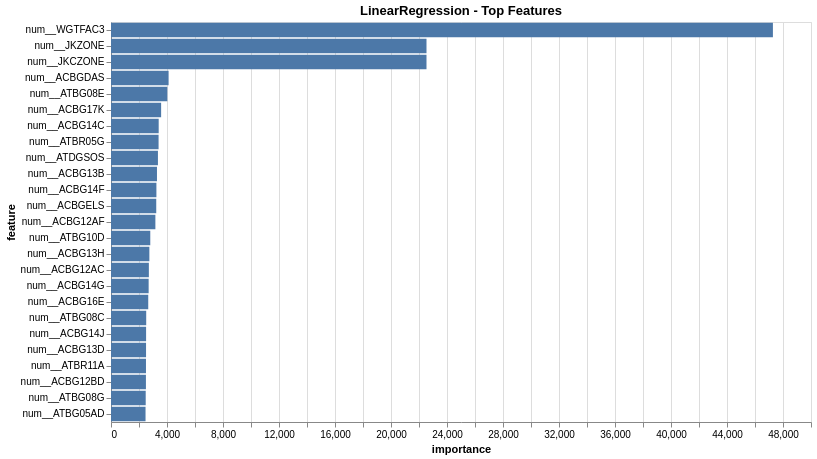
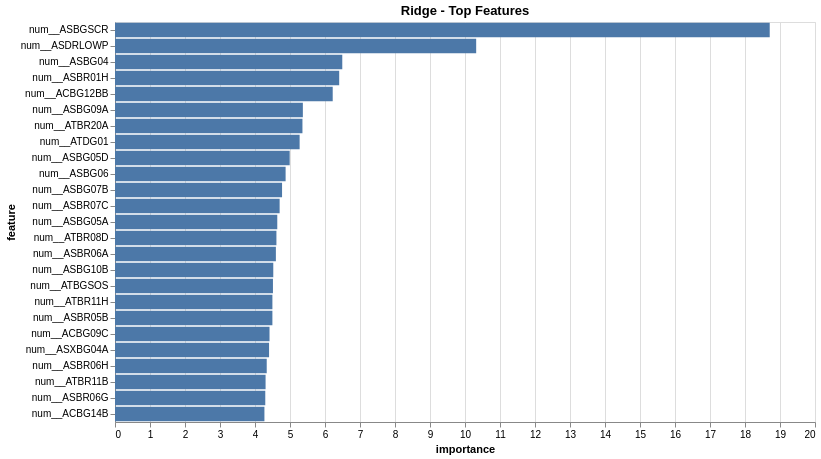
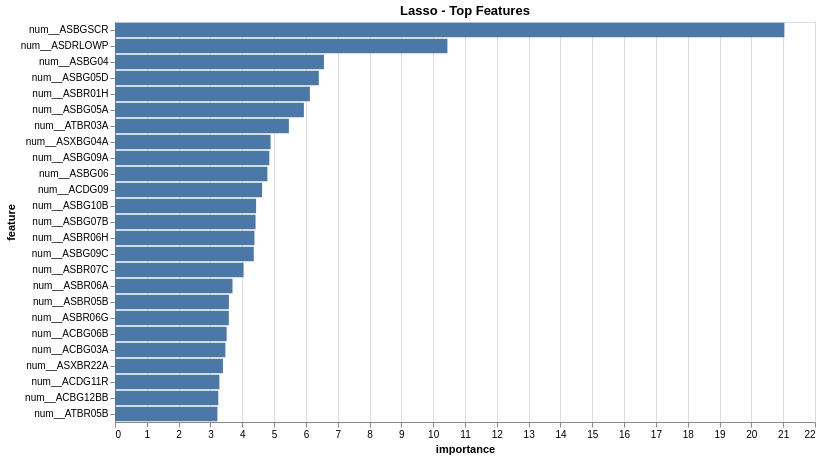
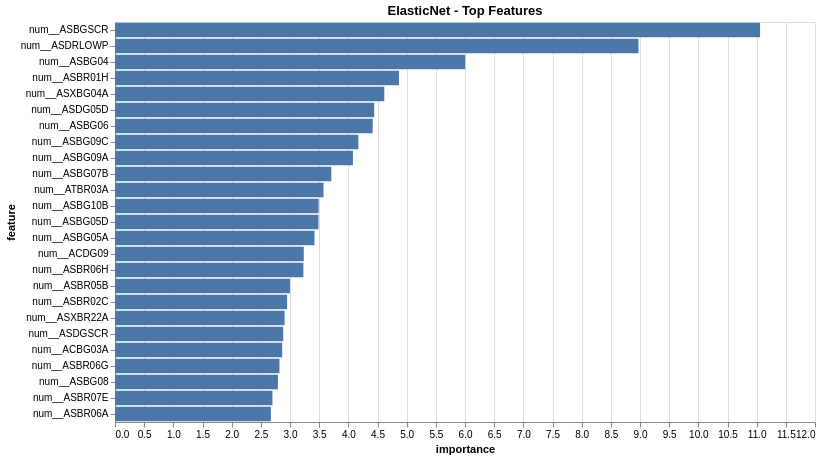

Notebook code cell kept with these figures, in order:
### Markdown cell above
## Feature Importance
We use model-native importance when available (`feature_importances_` or `coef_`). Otherwise we compute permutation importance on the test set.

### Code cell
def get_feature_names(preproc_pipeline):
    ct = preproc_pipeline.named_steps['preprocessor']
    try:
        feature_names = ct.get_feature_names_out()
        return np.array(feature_names)
    except Exception:
        feature_names = []
        num_feats = ct.transformers_[0][2]
        feature_names.extend(num_feats)
        if len(ct.transformers_) > 1:
            cat_ohe = ct.transformers_[1][1].named_steps['onehot']
            cat_feats = ct.transformers_[1][2]
            if hasattr(cat_ohe, 'categories_'):
                cat_names = cat_ohe.get_feature_names_out(cat_feats).tolist()
                feature_names.extend(cat_names)
        return np.array(feature_names)

def compute_importance(fitted_model, X_test=X_test, y_test=y_test, top_n=25):
    preproc = fitted_model.named_steps['pre']
    model = fitted_model.named_steps['model']
    X_test_trans = preproc.transform(X_test)
    if hasattr(X_test_trans, 'toarray'):
        X_test_dense = X_test_trans.toarray()
    else:
        X_test_dense = X_test_trans

    feature_names = get_feature_names(preproc)

    if hasattr(model, 'feature_importances_'):
        importances = model.feature_importances_
    elif hasattr(model, 'coef_'):
        importances = np.abs(model.coef_)
    else:
        pi = permutation_importance(model, X_test_dense, y_test, n_repeats=8, random_state=SEED, n_jobs=-1)
        importances = pi.importances_mean

    imp_df = pd.DataFrame({
        'feature': feature_names,
        'importance': importances
    }).sort_values('importance', ascending=False)

    return imp_df.head(top_n)

def plot_importance(imp_df, title):
    return alt.Chart(imp_df).mark_bar().encode(
        x=alt.X('importance:Q'),
        y=alt.Y('feature:O', sort='-x')
    ).properties(title=title, width=700, height=400)

importance_tables = {}
for name, fitted in fitted_models.items():
    imp_df = compute_importance(fitted)
    importance_tables[name] = imp_df
    display(plot_importance(imp_df, f'{name} - Top Features'))

# TabPFN importance via permutation (on transformed data)
tab_feature_names = get_feature_names(tab_preproc)
pi_tab = permutation_importance(tabpfn, X_test_tab, y_test, n_repeats=8, random_state=SEED, n_jobs=-1)
tab_imp_df = pd.DataFrame({'feature': tab_feature_names, 'importance': pi_tab.importances_mean})
tab_imp_df = tab_imp_df.sort_values('importance', ascending=False).head(25)
display(plot_importance(tab_imp_df, 'TabPFN - Top Features'))

importance_tables['TabPFN'] = tab_imp_df

### Figure 1 — Vega-Lite specification as saved in the notebook (floating-point values rounded to 4 significant figures)
{"$schema": "https://vega.github.io/schema/vega-lite/v5.20.1.json", "config": {"view": {"continuousHeight": 300, "continuousWidth": 300}}, "data": {"name": "data-83f0971d48d0c0367b1ead40b4ce4824"}, "datasets": {"data-83f0971d48d0c0367b1ead40b4ce4824": [{"feature": "num__WGTFAC3", "importance": 47280.0}, {"feature": "num__JKZONE", "importance": 22540.0}, {"feature": "num__JKCZONE", "importance": 22540.0}, {"feature": "num__ACBGDAS", "importance": 4114.0}, {"feature": "num__ATBG08E", "importance": 4022.0}, {"feature": "num__ACBG17K", "importance": 3581.0}, {"feature": "num__ACBG14C", "importance": 3406.0}, {"feature": "num__ATBR05G", "importance": 3399.0}, {"feature": "num__ATDGSOS", "importance": 3352.0}, {"feature": "num__ACBG13B", "importance": 3284.0}, {"feature": "num__ACBG14F", "importance": 3243.0}, {"feature": "num__ACBGELS", "importance": 3232.0}, {"feature": "num__ACBG12AF", "importance": 3170.0}, {"feature": "num__ATBG10D", "importance": 2806.0}, {"feature": "num__ACBG13H", "importance": 2740.0}, {"feature": "num__ACBG12AC", "importance": 2704.0}, {"feature": "num__ACBG14G", "importance": 2689.0}, {"feature": "num__ACBG16E", "importance": 2661.0}, {"feature": "num__ATBG08C", "importance": 2515.0}, {"feature": "num__ACBG14J", "importance": 2507.0}, {"feature": "num__ACBG13D", "importance": 2503.0}, {"feature": "num__ATBR11A", "importance": 2498.0}, {"feature": "num__ACBG12BD", "importance": 2495.0}, {"feature": "num__ATBG08G", "importance": 2479.0}, {"feature": "num__ATBG05AD", "importance": 2467.0}]}, "encoding": {"x": {"field": "importance", "type": "quantitative"}, "y": {"field": "feature", "sort": "-x", "type": "ordinal"}}, "height": 400, "mark": {"type": "bar"}, "title": "LinearRegression - Top Features", "width": 700}

### Figure 2 — Vega-Lite specification as saved in the notebook (floating-point values rounded to 4 significant figures)
{"$schema": "https://vega.github.io/schema/vega-lite/v5.20.1.json", "config": {"view": {"continuousHeight": 300, "continuousWidth": 300}}, "data": {"name": "data-1732f1a7f0cc980448004a4ffb1310aa"}, "datasets": {"data-1732f1a7f0cc980448004a4ffb1310aa": [{"feature": "num__ASBGSCR", "importance": 18.71}, {"feature": "num__ASDRLOWP", "importance": 10.32}, {"feature": "num__ASBG04", "importance": 6.494}, {"feature": "num__ASBR01H", "importance": 6.406}, {"feature": "num__ACBG12BB", "importance": 6.22}, {"feature": "num__ASBG09A", "importance": 5.367}, {"feature": "num__ATBR20A", "importance": 5.356}, {"feature": "num__ATDG01", "importance": 5.275}, {"feature": "num__ASBG05D", "importance": 4.991}, {"feature": "num__ASBG06", "importance": 4.875}, {"feature": "num__ASBG07B", "importance": 4.773}, {"feature": "num__ASBR07C", "importance": 4.704}, {"feature": "num__ASBG05A", "importance": 4.636}, {"feature": "num__ATBR08D", "importance": 4.612}, {"feature": "num__ASBR06A", "importance": 4.597}, {"feature": "num__ASBG10B", "importance": 4.522}, {"feature": "num__ATBGSOS", "importance": 4.513}, {"feature": "num__ATBR11H", "importance": 4.497}, {"feature": "num__ASBR05B", "importance": 4.497}, {"feature": "num__ACBG09C", "importance": 4.415}, {"feature": "num__ASXBG04A", "importance": 4.402}, {"feature": "num__ASBR06H", "importance": 4.335}, {"feature": "num__ATBR11B", "importance": 4.302}, {"feature": "num__ASBR06G", "importance": 4.294}, {"feature": "num__ACBG14B", "importance": 4.269}]}, "encoding": {"x": {"field": "importance", "type": "quantitative"}, "y": {"field": "feature", "sort": "-x", "type": "ordinal"}}, "height": 400, "mark": {"type": "bar"}, "title": "Ridge - Top Features", "width": 700}

### Figure 3 — Vega-Lite specification as saved in the notebook (floating-point values rounded to 4 significant figures)
{"$schema": "https://vega.github.io/schema/vega-lite/v5.20.1.json", "config": {"view": {"continuousHeight": 300, "continuousWidth": 300}}, "data": {"name": "data-53ddf5302aa629bdfac6c1c82e9a9b8f"}, "datasets": {"data-53ddf5302aa629bdfac6c1c82e9a9b8f": [{"feature": "num__ASBGSCR", "importance": 21.04}, {"feature": "num__ASDRLOWP", "importance": 10.45}, {"feature": "num__ASBG04", "importance": 6.566}, {"feature": "num__ASBG05D", "importance": 6.405}, {"feature": "num__ASBR01H", "importance": 6.125}, {"feature": "num__ASBG05A", "importance": 5.937}, {"feature": "num__ATBR03A", "importance": 5.465}, {"feature": "num__ASXBG04A", "importance": 4.89}, {"feature": "num__ASBG09A", "importance": 4.851}, {"feature": "num__ASBG06", "importance": 4.789}, {"feature": "num__ACDG09", "importance": 4.622}, {"feature": "num__ASBG10B", "importance": 4.435}, {"feature": "num__ASBG07B", "importance": 4.418}, {"feature": "num__ASBR06H", "importance": 4.382}, {"feature": "num__ASBG09C", "importance": 4.362}, {"feature": "num__ASBR07C", "importance": 4.041}, {"feature": "num__ASBR06A", "importance": 3.692}, {"feature": "num__ASBR05B", "importance": 3.579}, {"feature": "num__ASBR06G", "importance": 3.578}, {"feature": "num__ACBG06B", "importance": 3.509}, {"feature": "num__ACBG03A", "importance": 3.47}, {"feature": "num__ASXBR22A", "importance": 3.391}, {"feature": "num__ACDG11R", "importance": 3.281}, {"feature": "num__ACBG12BB", "importance": 3.246}, {"feature": "num__ATBR05B", "importance": 3.22}]}, "encoding": {"x": {"field": "importance", "type": "quantitative"}, "y": {"field": "feature", "sort": "-x", "type": "ordinal"}}, "height": 400, "mark": {"type": "bar"}, "title": "Lasso - Top Features", "width": 700}

### Figure 4 — Vega-Lite specification as saved in the notebook (floating-point values rounded to 4 significant figures)
{"$schema": "https://vega.github.io/schema/vega-lite/v5.20.1.json", "config": {"view": {"continuousHeight": 300, "continuousWidth": 300}}, "data": {"name": "data-1389a735e117bc3698087ac695c1a5c6"}, "datasets": {"data-1389a735e117bc3698087ac695c1a5c6": [{"feature": "num__ASBGSCR", "importance": 11.06}, {"feature": "num__ASDRLOWP", "importance": 8.973}, {"feature": "num__ASBG04", "importance": 6.003}, {"feature": "num__ASBR01H", "importance": 4.868}, {"feature": "num__ASXBG04A", "importance": 4.616}, {"feature": "num__ASDG05D", "importance": 4.443}, {"feature": "num__ASBG06", "importance": 4.418}, {"feature": "num__ASBG09C", "importance": 4.172}, {"feature": "num__ASBG09A", "importance": 4.079}, {"feature": "num__ASBG07B", "importance": 3.708}, {"feature": "num__ATBR03A", "importance": 3.575}, {"feature": "num__ASBG10B", "importance": 3.491}, {"feature": "num__ASBG05D", "importance": 3.488}, {"feature": "num__ASBG05A", "importance": 3.42}, {"feature": "num__ACDG09", "importance": 3.236}, {"feature": "num__ASBR06H", "importance": 3.229}, {"feature": "num__ASBR05B", "importance": 3.001}, {"feature": "num__ASBR02C", "importance": 2.95}, {"feature": "num__ASXBR22A", "importance": 2.907}, {"feature": "num__ASDGSCR", "importance": 2.883}, {"feature": "num__ACBG03A", "importance": 2.866}, {"feature": "num__ASBR06G", "importance": 2.819}, {"feature": "num__ASBG08", "importance": 2.793}, {"feature": "num__ASBR07E", "importance": 2.699}, {"feature": "num__ASBR06A", "importance": 2.672}]}, "encoding": {"x": {"field": "importance", "type": "quantitative"}, "y": {"field": "feature", "sort": "-x", "type": "ordinal"}}, "height": 400, "mark": {"type": "bar"}, "title": "ElasticNet - Top Features", "width": 700}
